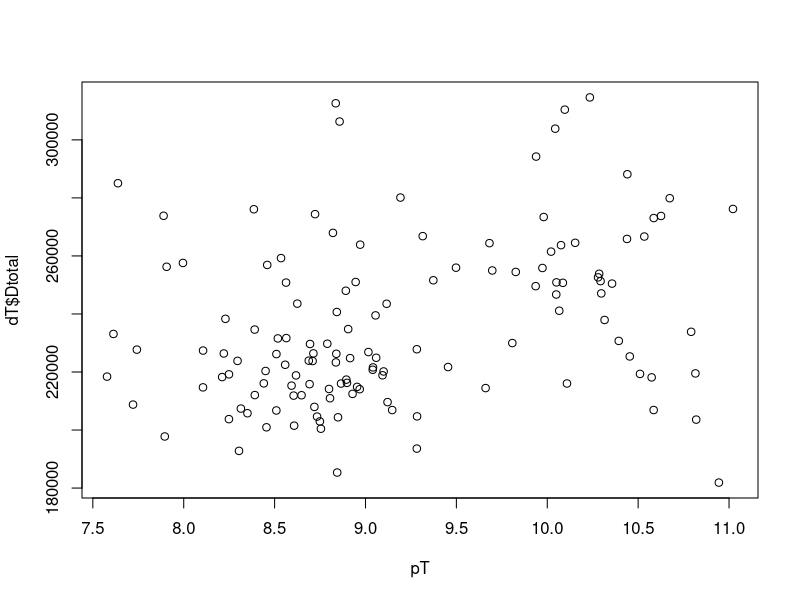
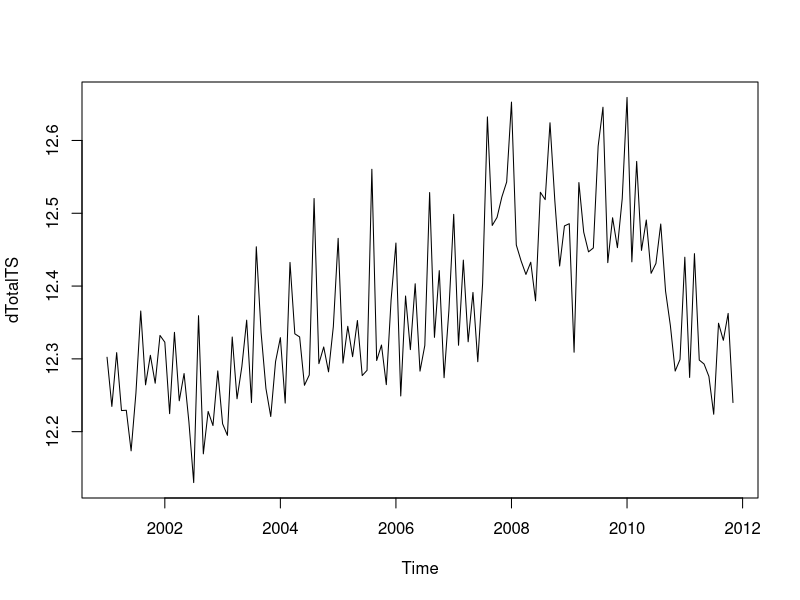
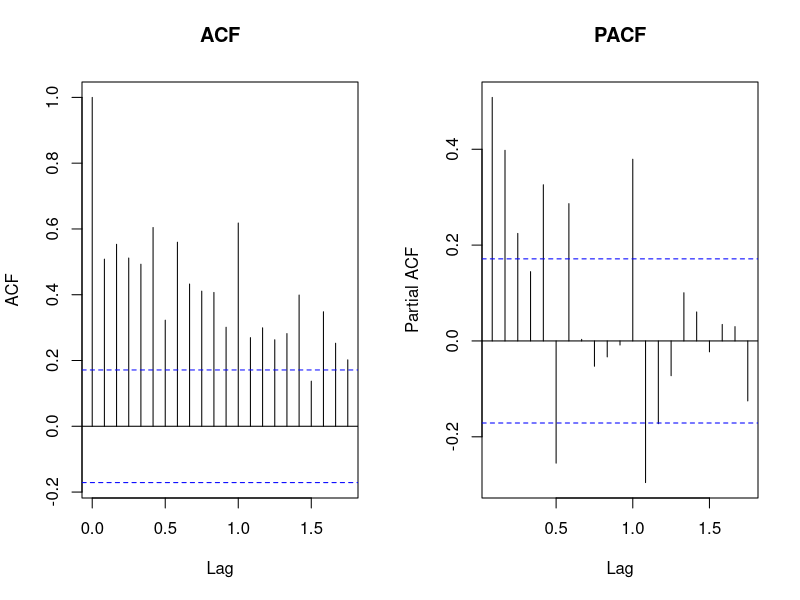
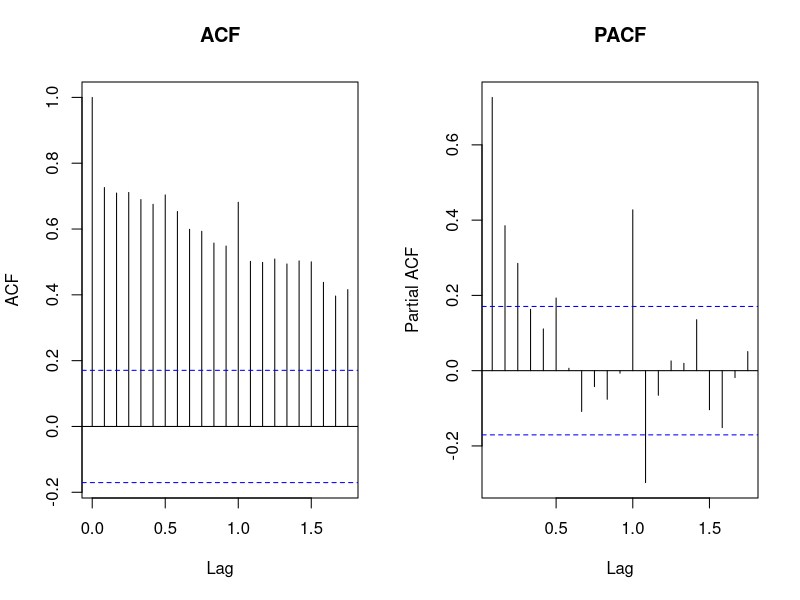

Recreate these plots in R, in order. (Note: this script raises an error after producing the figures.)
# Problem 1
dT = read.csv("Demand-Total-Month.csv")[-1]
dT
pT = dT$AvgPrice
pT

par(mfrow = c(1,1))
plot(pT, dT$Dtotal)

price_demand = lm(dT$Dtotal[61:120]~pT[61:120])
summary(price_demand)

# ?????
dTotalTS <- ts(log(dT$Dtotal[1:131]), start=2001, frequency=12)
dTotalTS
plot(dTotalTS)
par(mfrow = c(1,2))
acf(dTotalTS, main='ACF')
pacf(dTotalTS, main='PACF')


pT = ts(pT, start=2001, frequency=12)

par(mfrow = c(1,2))
acf(pT, main='ACF')
pacf(pT, main='PACF')

model_price = auto.arima(pT)
model_price = arima(pT, order = c(3,1,0), seasonal = c(2,0,1))
summary(model_price)
checkresiduals(model_price)
fPrice = forecast(model_price, h=13, level=c(80,95))
autoplot(fPrice)

price_predict = data.frame(fPrice$mean)

model1 = auto.arima(dTotalTS, xreg=pT[1:131])
#model1 = arima(dTotalTS, order = c(0,1,1), seasonal = c(2,0,0), xreg=pT[1:131])
summary(model1)
checkresiduals(model1)

fDemand = forecast(model1, h=13, level=c(80,95), xreg = price_predict)
fDemand
autoplot(fDemand)